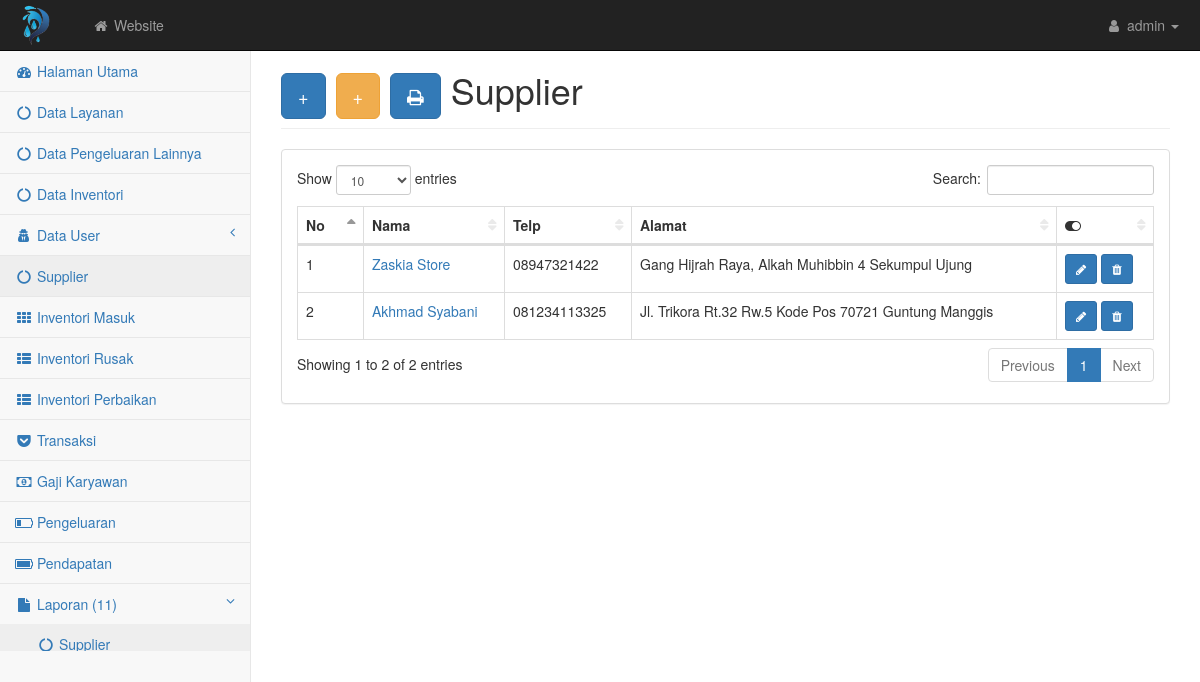
/nolag76/supplier.php?suppliernya=Akhmad Syabani, run on an earlier commit of the app's database.
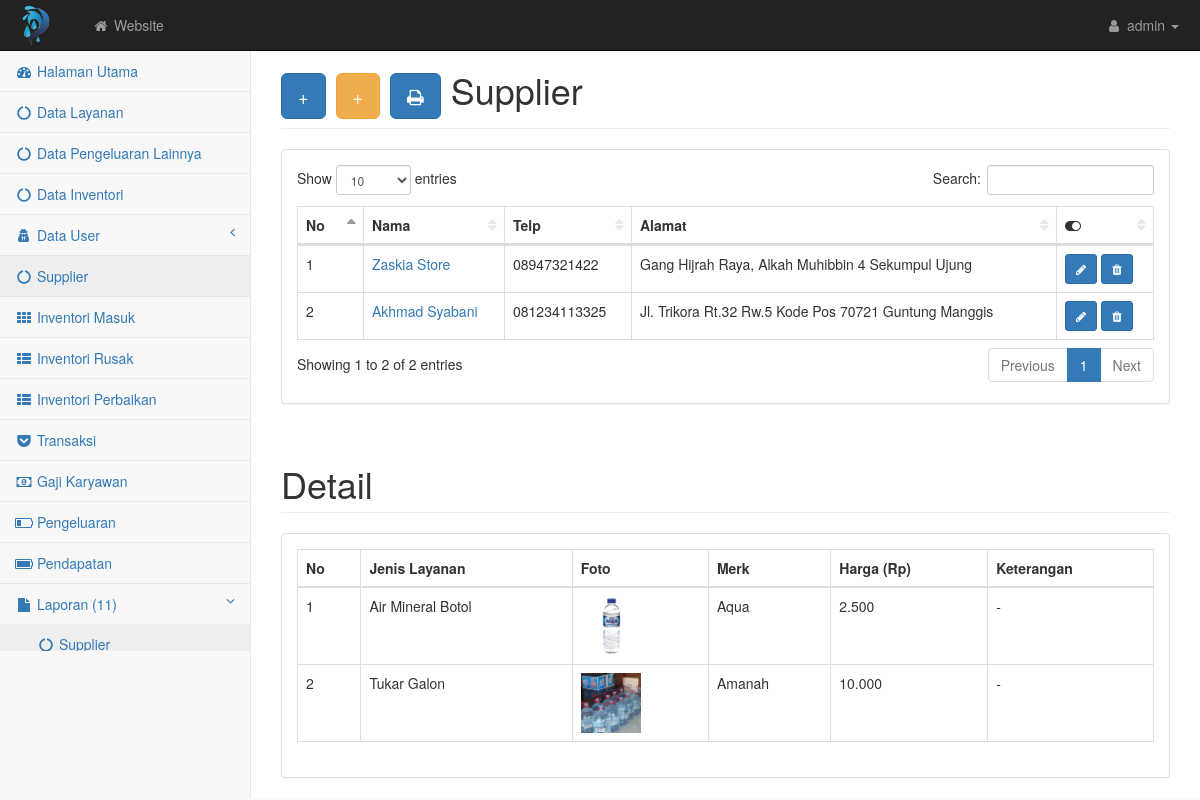
And on a later commit of the database.
### tables this page shows
CREATE TABLE `supplier` (
  `idsupplier` int(5) NOT NULL,
  `suppliernya` varchar(100) NOT NULL,
  `telp` varchar(15) NOT NULL,
  `alamat` text NOT NULL
);

CREATE TABLE `supplier_detail` (
  `idsupplierdetail` int(5) NOT NULL,
  `idsupplier` int(5) NOT NULL,
  `idjenis` int(5) NOT NULL
);

CREATE TABLE `jenis` (
  `idjenis` int(5) NOT NULL,
  `jenis` varchar(50) NOT NULL,
  `foto` text NOT NULL,
  `merk` varchar(50) NOT NULL,
  `harga` float NOT NULL,
  `ket` text NOT NULL
);

### nolag76/supplier.php (the view, shortened to what this page needs)
<?php require('atas.php'); error_reporting(0); $suppliernya = $_GET['suppliernya'];
  $detail = mysqli_query($kon, "SELECT * FROM supplier_detail INNER JOIN supplier ON supplier_detail.idsupplier = supplier.idsupplier INNER JOIN jenis ON supplier_detail.idjenis = jenis.idjenis WHERE suppliernya = '$suppliernya'"); ?>
<div id="page-wrapper">
    <div class="container-fluid">
        <div class="row">
            <div class="col-lg-12">
                <h1 class="page-header"><button class="btn btn-primary btn-lg"><a href="supplier_input.php" style="color: white; text-decoration: none">+</a></button>
                    <button class="btn btn-warning btn-lg"><a href="detail_input.php" style="color: white; text-decoration: none">+</a></button> <button type="button" class="btn btn-primary btn-lg" data-toggle="modal" data-target="#myModal"> <i class="fa fa-print"></i> </button> Supplier</h1>
            </div>
        </div>
        <div class="row">
            <div class="col-lg-12">
                <div class="panel panel-default">
                    <div class="panel-body">
                        <div class="table-responsive">
                            <table class="table table-bordered table-hover" id="dataTables-example">
                                <thead class="success">
                                    <tr>
                                        <th>No</th>
                                        <th>Nama</th>
                                        <th>Telp</th>
                                        <th>Alamat</th>
                                        <th><i class="fa fa-toggle-on"></i></th>
                                    </tr>
                                </thead>
                                <tbody>
                                    <?php $no=1; $query = mysqli_query($kon, "SELECT * FROM supplier ORDER BY idsupplier ASC");
                                        while($data = mysqli_fetch_array($query)){ ?>
                                            <tr class="odd gradeX">
                                                    <td><?= $no++; ?></td>
                                                    <td><a href="?suppliernya=<?= $data['suppliernya'] ?>"><?= $data['suppliernya'] ?></a></td>
                                                    <td><?= $data['telp'] ?></td>
                                                    <td><?= $data['alamat'] ?></td>
                                                    <td>
                                                        <a href="supplier_edit.php?idsupplier=<?php echo $data['idsupplier']; ?>" class="btn btn-primary btn-sm"><i class="fa fa-pencil"></i></a>
                                                        <button class="btn btn-primary btn-sm" type="button" onclick="return confirm('Yakin ingin Menghapus?');"><a href="delete.php?idsupplier=<?= $data['idsupplier'] ?>" style="color: white;"><i class="fa fa-trash"></i></a></button>
                                                    </td>
                                                </tr>
                                        <?php } ?>
                                </tbody>
                            </table>
                        </div>
                    </div>
                </div>
            </div>
        </div>
    </div>
    <?php if(mysqli_num_rows($detail)> 0){ ?>
    <div class="container-fluid">
        <div class="row">
            <div class="col-lg-12">
                <h1 class="page-header">Detail</h1>
            </div>
        </div>
        <div class="row">
            <div class="col-lg-12">
                <div class="panel panel-default">
                    <div class="panel-body">
                        <div class="table-responsive">
                            <table class="table table-bordered table-hover" id="dataTables-example">
                                <thead class="success">
                                    <tr>
                                        <th>No</th>
                                        <th>Jenis Layanan</th>
                                        <th>Foto</th>
                                        <th>Merk</th>
                                        <th>Harga (Rp)</th>
                                        <th>Keterangan</th>
                                    </tr>
                                </thead>
                                <tbody>
                                    <?php $no=1; while($data = mysqli_fetch_array($detail)){ ?>
                                        <tr class="odd gradeX">
                                                <td><?= $no++; ?></td>
                                                <td><?= $data['jenis'] ?></td>
                                                <td><a target="_blank" href="../<?= $data['foto'] ?>"><img src="../<?= $data['foto'] ?>" width='60px'></a></td>
                                                <td><?= $data['merk'] ?></td>
                                                <td><?= number_format($data['harga'],0,'.','.') ?></td>
                                                <td><?= $data['ket'] ?></td>
                                            </tr>
                                    <?php } ?>
                                </tbody>
                            </table>
                        </div>
                    </div>
                </div>
            </div>
        </div>
    </div>
</div>
 <?php }?>
    </div>
<?php require('bawah.php') ?>

### nolag76/atas.php (shortened to what this page needs)
<!DOCTYPE html>
<html lang="en">
    <head>
        <link href="css/bootstrap.min.css" rel="stylesheet">
        <link href="css/dataTables/dataTables.bootstrap.css" rel="stylesheet">
        <link href="css/dataTables/dataTables.responsive.css" rel="stylesheet">
        <link href="css/metisMenu.min.css" rel="stylesheet">
        <link href="css/timeline.css" rel="stylesheet">
        <link href="css/startmin.css" rel="stylesheet">
        <link href="css/morris.css" rel="stylesheet">
        <link href="css/font-awesome.min.css" rel="stylesheet" type="text/css">
    </head>
    <body>
        <div id="wrapper">
            <nav class="navbar navbar-inverse navbar-fixed-top" role="navigation">
                <div class="navbar-header">
                    <a class="navbar-brand" href="#"><img src="../images/logo.png" style="width: 40px; position: relative; bottom: 10px; float: left; margin-right: 7px;"></a>
                </div>
                <ul class="nav navbar-nav navbar-left navbar-top-links">
                    <li><a href="../index.php" target="_blank"><i class="fa fa-home fa-fw"></i> Website</a></li>
                </ul>
                <ul class="nav navbar-right navbar-top-links">
                    <li class="dropdown">
                        <a class="dropdown-toggle" data-toggle="dropdown" href="#">
                            <i class="fa fa-user fa-fw"></i> admin <b class="caret"></b>
                        </a>
                    </li>
                </ul>
<div class="navbar-default sidebar" role="navigation" style="overflow-y: scroll; height: 600px;">
    <div class="sidebar-nav navbar-collapse">
        <ul class="nav" id="side-menu">
            <li>
                <a href="index.php"><i class="fa fa-dashboard fa-fw"></i> Halaman Utama</a>
            </li>
            <li>
                <a href="jenis.php"><i class="fa fa-circle-o-notch fa-fw"></i> Data Layanan</a>
            </li>
            <li>
                <a href="pengeluaran.php"><i class="fa fa-circle-o-notch fa-fw"></i> Data Pengeluaran Lainnya</a>
            </li>
            <li>
                <a href="inventori.php"><i class="fa fa-circle-o-notch fa-fw"></i> Data Inventori</a>
            </li>
            <li>
                <a href="#"><i class="fa fa-user-secret fa-fw"></i> Data User<span class="fa arrow"></span></a>
            </li>
            <li>
                <a href="supplier.php"><i class="fa fa-circle-o-notch fa-fw"></i> Supplier</a>
            </li>
            <li>
                <a href="masuk.php"><i class="fa fa-th fa-fw"></i> Inventori Masuk</a>
            </li>
            <li>
                <a href="rusak.php"><i class="fa fa-th-list fa-fw"></i> Inventori Rusak</a>
            </li>
            <li>
                <a href="repair.php"><i class="fa fa-th-list fa-fw"></i> Inventori Perbaikan</a>
            </li>
            <li>
                <a href="transaksi.php"><i class="fa fa-get-pocket fa-fw"></i> Transaksi</a>
            </li>
            <li>
                <a href="gaji.php"><i class="fa fa-money fa-fw"></i> Gaji Karyawan</a>
            </li>
            <li>
                <a href="pengeluaran2.php"><i class="fa fa-battery-1 fa-fw"></i> Pengeluaran</a>
            </li>
            <li>
                <a href="pendapatan2.php"><i class="fa fa-battery-4 fa-fw"></i> Pendapatan</a>
            </li>
            <li>
                <a href="#"><i class="fa fa-file fa-fw"></i> Laporan (11)<span class="fa arrow"></span></a>
                <ul class="nav nav-second-level">
                    <li>
                        <a href="supplier.php"><i class="fa fa-circle-o-notch fa-fw"></i> Supplier</a>
                    </li>
                </ul>
            </li>
        </ul>
    </div>
</div>
</nav>

### nolag76/bawah.php (shortened to what this page needs)
</body>
</html>

### nolag76/css/startmin.css (style rules this page uses)
body { background-color: #f8f8f8; }
#wrapper { width: 100%; }
#page-wrapper { padding-top: 30px; min-height: 568px; background-color: #fff; }
@media (min-width:768px) { #page-wrapper { position: inherit; margin-left: 250px; padding: 30px 15px 0 15px; border-left: 1px solid #e7e7e7; } }
.navbar-header { float: left; }
.navbar-left { float: left; }
.navbar-right { text-align: right; }
.navbar-top-links { margin: 0; }
.navbar-top-links li { display: inline-block; }
.navbar-top-links li:last-child { margin-right: 6px; }
.navbar-top-links li a { padding: 15px; min-height: 50px; }
.navbar-top-links>li>a { color: #999; }
.sidebar .sidebar-nav.navbar-collapse { padding-right: 0; padding-left: 0; }
.sidebar ul li { border-bottom: 1px solid #e7e7e7; }
.sidebar ul li a.active { background-color: #eee; }
.sidebar .arrow { float: right; }
.sidebar .fa.arrow:before { content: "\f104"; }
.sidebar .active>a>.fa.arrow:before { content: "\f107"; }
.sidebar .nav-second-level li, .sidebar .nav-third-level li { border-bottom: 0!important; }
.sidebar .nav-second-level li a { padding-left: 37px; }
@media (min-width:768px) { .sidebar { z-index: 1; position: absolute; width: 250px; margin-top: 51px; } }
table.dataTable thead .sorting, table.dataTable thead .sorting_asc, table.dataTable thead .sorting_desc, table.dataTable thead .sorting_asc_disabled, table.dataTable thead .sorting_desc_disabled { background: 0 0; }
table.dataTable thead .sorting_asc:after { content: "\f0de"; float: right; font-family: fontawesome; }
table.dataTable thead .sorting:after { content: "\f0dc"; float: right; font-family: fontawesome; color: rgba(50,50,50,.5); }

What changed in the data, as far as the page shows it:
added supplier_detail: idjenis.jenis "Air Mineral Botol", idjenis.foto (picture), idjenis.merk "Aqua", idjenis.harga "2.500", idjenis.ket "-"
added supplier_detail: idjenis.jenis "Tukar Galon", idjenis.foto (picture), idjenis.merk "Amanah", idjenis.harga "10.000", idjenis.ket "-"
Also different on the page:
text now shown: "Detail No Jenis Layanan Foto Merk Harga (Rp) Keterangan"
